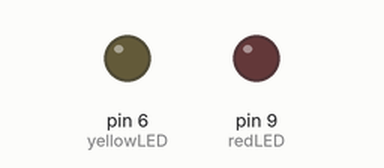
This sketch was run on a simulated Arduino Uno, built with avr-gcc and run on an emulated ATmega328P. On the bench: output pins drawn as LEDs (lit = HIGH).

Above: at 0.15 s.
At 3.52 s:
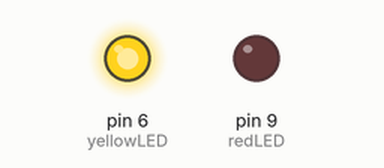
At 6.75 s:
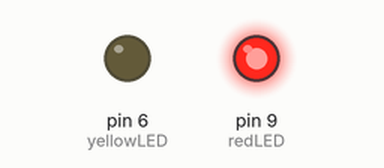
Timing chart, 0 to 7.4 s (numbered marks = the images above):
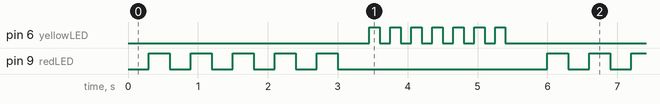

Measured:
- by itself, pin 6 (yellowLED): repeats every 5.7 s: 6 × (LOW 0.15 s, HIGH 0.15 s), LOW 3.8 s, HIGH 0.15 s
- by itself, pin 9 (redLED): repeats every 5.7 s: 4 × (LOW 0.30 s, HIGH 0.30 s), LOW 3.0 s, HIGH 0.30 s
- by itself, everything shown: repeats every 5.7 s, in 24 steps

The sketch:

LEDBlinkCount.ino
```cpp
int redLED = 9;
int redTime = 300;
int redBlink = 5;

int yellowLED = 6;
int yellowTime = 150;
int yellowBlink = 7;

int shortDelay = 500;
int longDelay = 300;

void setup() {
  // put your setup code here, to run once:
  pinMode(redLED, OUTPUT);
  pinMode(yellowLED, OUTPUT);
  Serial.begin(9600);
}

void loop() {
  // put your main code here, to run repeatedly:
  int i, j;

  for (i = 1; i <= redBlink; i++) {
    digitalWrite(redLED, LOW);
    delay(redTime);
    digitalWrite(redLED, HIGH);
    delay(redTime);
    digitalWrite(redLED, LOW);
  }

  delay(longDelay);

  for (j = 1; j <= yellowBlink; j++) {
    digitalWrite(yellowLED, LOW);
    delay(yellowTime);
    digitalWrite(yellowLED, HIGH);
    delay(yellowTime);
    digitalWrite(yellowLED, LOW);
  }

  delay(longDelay);
}
```
